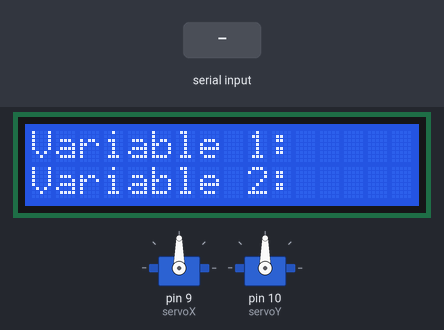
The sketch below on a simulated Arduino Uno, built with avr-gcc and run on an emulated ATmega328P. Parts: 2 × servo, 16×2 character LCD. The test bench sets the inputs (shaded band).

Above: at 1.2 s.
1.3 s: "90,45\n" received over Serial
At 2.5 s:
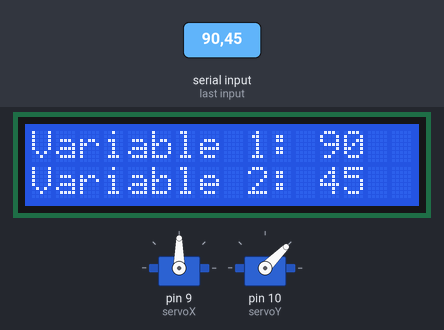
2.8 s: "30,150\n" received over Serial
At 3.9 s:
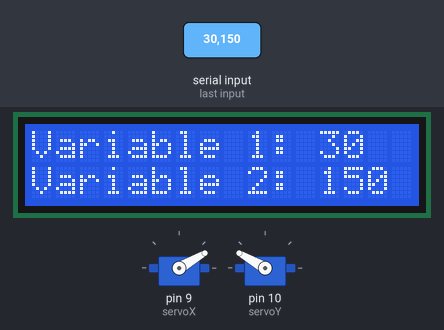
4.3 s: "5\n" received over Serial
At 4.8 s:
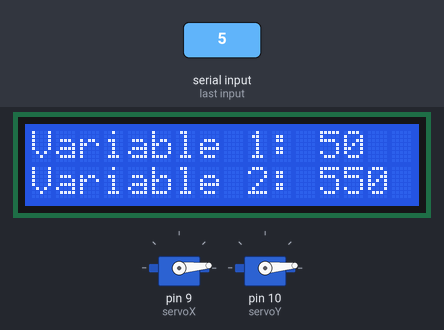
5.8 s: "200\n" received over Serial
At 6.1 s:
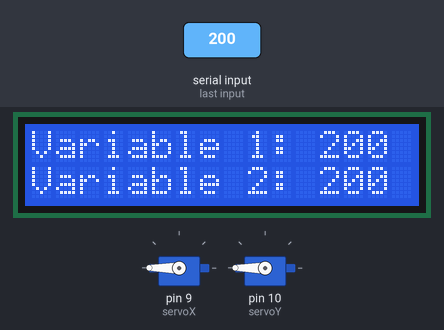
7.3 s: "1,90\n" received over Serial
At 8.4 s:
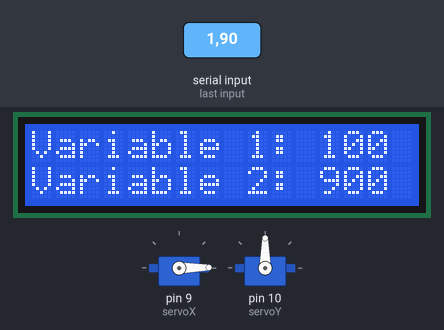
Timing chart, 0 to 9.8 s (numbered marks = the images above; inputs shaded):
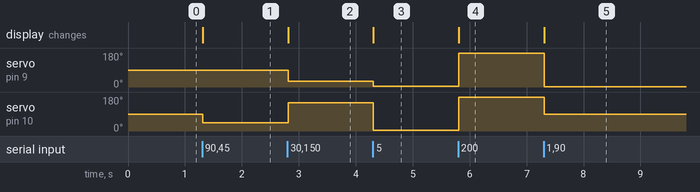

Measured:
- after the input at 1.3 s, servo on pin 10 (servoY): 90° → 45° at once; the display: changes at once (image 1)
- after the input at 2.8 s, servo on pin 9 (servoX): 90° → 30° at once; servo on pin 10 (servoY): 45° → 150° at once; the display: changes at once (image 2)
- after the input at 4.3 s, servo on pin 9 (servoX): 30° → 5° at once; servo on pin 10 (servoY): 150° → 5° at once; the display: changes at once (image 3)
- after the input at 5.8 s, servo on pin 9 (servoX), servo on pin 10 (servoY): 5° → 180° at once; the display: changes at once (image 4)
- after the input at 7.3 s, servo on pin 9 (servoX): 180° → 1° at once; servo on pin 10 (servoY): 180° → 90° at once; the display: changes at once (image 5)

The sketch:

Arduino_Tracking.ino
```cpp
#include <Servo.h>
#include <ArduinoJson.h>
#include <Wire.h>
#include <LiquidCrystal_I2C.h>

Servo servoX;
Servo servoY;
LiquidCrystal_I2C lcd(0x27, 16, 2); // Khởi tạo màn hình LCD với địa chỉ I2C 0x27 và kích thước 16x2

StaticJsonDocument<200> jsonBuffer;  // Điều chỉnh kích thước buffer tùy theo dữ liệu JSON của bạn

void setup() {
  servoX.attach(9);  // Điều chỉnh chân servo cho servo X
  servoY.attach(10);  // Điều chỉnh chân servo cho servo Y
  Serial.begin(9600);  // Khởi tạo kết nối Serial với tốc độ 9600 bps
  lcd.init(); // Khởi tạo màn hình LCD
  lcd.backlight(); // Bật đèn nền LCD
  lcd.setCursor(0, 0); // Đặt con trỏ ở dòng 1, cột 0
  lcd.print("Variable 1:"); // In nội dung lên màn hình LCD
  lcd.setCursor(0, 1); // Đặt con trỏ ở dòng 2, cột 0
  lcd.print("Variable 2:");
}

void loop() {
  if (Serial.available() > 0) {
    // Đọc dữ liệu từ Serial
    String received_data = Serial.readStringUntil('\n');

    // Phân tách chuỗi thành hai số nguyên
    int angleX = received_data.substring(0, received_data.indexOf(',')).toInt();
    received_data = received_data.substring(received_data.indexOf(',') + 1);
    int angleY = received_data.substring(0, received_data.indexOf(',')).toInt();

    // Điều khiển servo X và Y
    servoX.write(angleX);
    servoY.write(angleY);

    // Hiển thị giá trị lên màn hình LCD
    lcd.setCursor(12, 0); // Đặt con trỏ ở dòng 1, cột 12
    lcd.print(angleX); // In giá trị angleX lên màn hình LCD
    lcd.setCursor(12, 1); // Đặt con trỏ ở dòng 2, cột 12
    lcd.print(angleY); // In giá trị angleY lên màn hình LCD
  }
}
```
